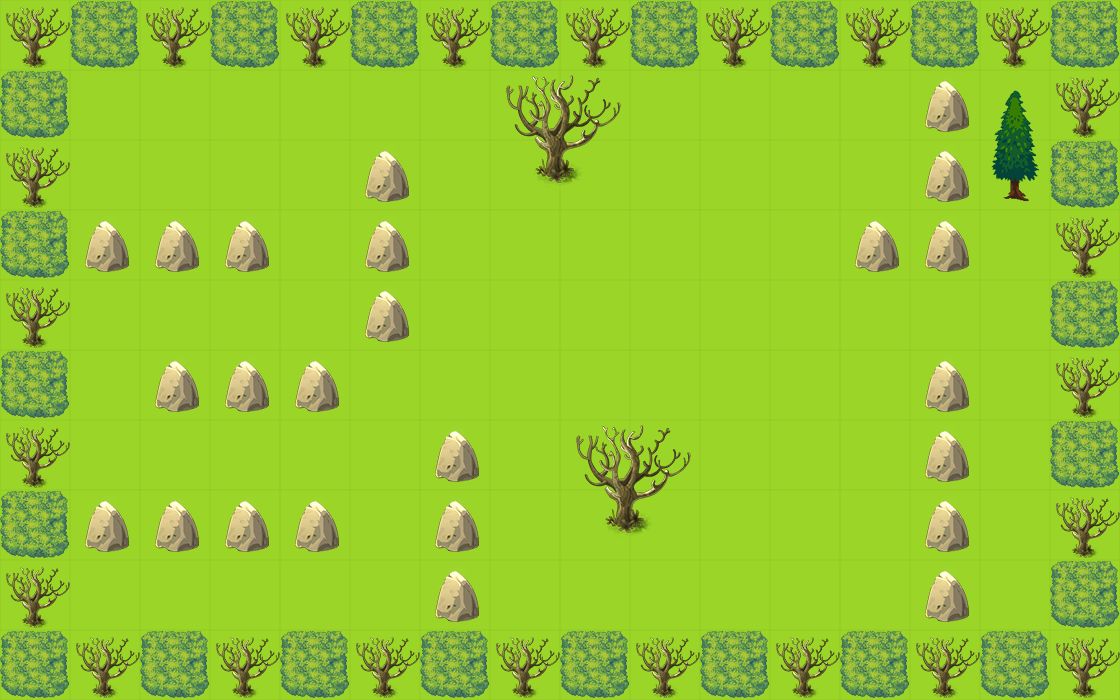

This is a level from a 2D game, rendered from its Tiled map with the project's own tilesets. A one-line summary and the map file follow, with tile-layer data summarised:
An orthogonal 16x10 tile map with 70x70 px tiles, 2 tile layers (bgLayer, walkLayer) and 10 objects (2x monster_0, player, key, exit, box_1, ...).

<map version="1.0" orientation="orthogonal" renderorder="right-down" width="16" height="10" tilewidth="70" tileheight="70" nextobjectid="22">
 <tileset firstgid="1" name="素材 (1)" tilewidth="70" tileheight="70" tilecount="100">
  <image source="素材 (1).png" width="700" height="700" />
 </tileset>
 <layer name="bgLayer" width="16" height="10">
  <data>[160 cells, 160 non-empty, 1 distinct tile ids]</data>
 </layer>
 <layer name="walkLayer" width="16" height="10">
  <data>[160 cells, 82 non-empty, 9 distinct tile ids]</data>
 </layer>
 <objectgroup name="object0">
  <object id="1" name="player" x="420" y="280" width="70" height="70">
   <properties>
    <property name="hp" value="600" />
   </properties>
  </object>
 </objectgroup>
 <objectgroup name="object1">
  <object id="3" name="key" x="70" y="560" width="70" height="70" />
  <object id="4" name="exit" x="980" y="280" width="70" height="70" />
 </objectgroup>
 <objectgroup name="object2">
  <object id="5" name="box_1" x="560" y="280" width="70" height="70" />
  <object id="8" name="box_2" x="70" y="70" width="70" height="70" />
  <object id="9" name="box_3" x="700" y="280" width="70" height="70" />
 </objectgroup>
 <objectgroup name="object4">
  <object id="20" name="monster_0" x="770" y="210" width="70" height="70">
   <properties>
    <property name="dirX" value="0" />
    <property name="dirY" value="-1" />
    <property name="path" value="monster_2.png" />
    <property name="reverse" value="-2" />
    <property name="speed" value="100" />
   </properties>
  </object>
  <object id="21" name="monster_0" x="770" y="490" width="70" height="70">
   <properties>
    <property name="dirX" value="0" />
    <property name="dirY" value="1" />
    <property name="path" value="monster_1.png" />
    <property name="reverse" value="-2" />
    <property name="speed" value="100" />
   </properties>
  </object>
 </objectgroup>
 <objectgroup name="object3">
  <object id="18" name="trap_2" x="980" y="560" width="70" height="70" />
  <object id="19" name="trap_1" x="490" y="560" width="70" height="70" />
 </objectgroup>
</map>
